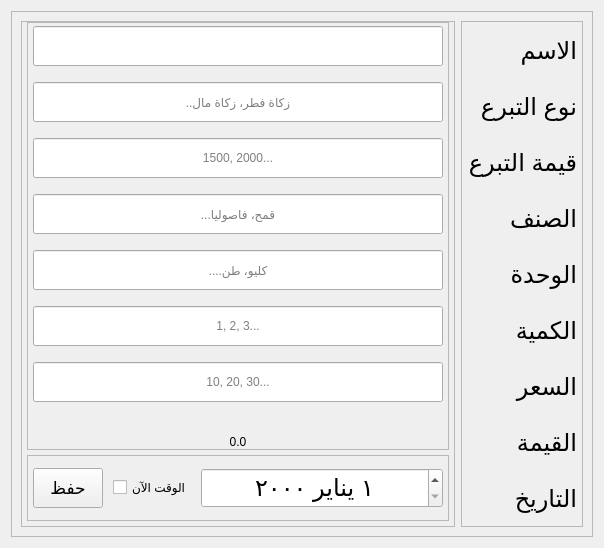
<?xml version="1.0" encoding="UTF-8"?>
<ui version="4.0">
 <class>Form</class>
 <widget class="QWidget" name="Form">
  <property name="geometry">
   <rect>
    <x>0</x>
    <y>0</y>
    <width>604</width>
    <height>548</height>
   </rect>
  </property>
  <property name="minimumSize">
   <size>
    <width>548</width>
    <height>548</height>
   </size>
  </property>
  <property name="windowTitle">
   <string>Form</string>
  </property>
  <property name="styleSheet">
   <string notr="true"/>
  </property>
  <property name="locale">
   <locale language="Arabic" country="Egypt"/>
  </property>
  <layout class="QHBoxLayout" name="horizontalLayout">
   <item>
    <widget class="QFrame" name="windowFrame">
     <property name="sizePolicy">
      <sizepolicy hsizetype="Expanding" vsizetype="Expanding">
       <horstretch>0</horstretch>
       <verstretch>0</verstretch>
      </sizepolicy>
     </property>
     <property name="minimumSize">
      <size>
       <width>50</width>
       <height>0</height>
      </size>
     </property>
     <property name="frameShape">
      <enum>QFrame::StyledPanel</enum>
     </property>
     <property name="frameShadow">
      <enum>QFrame::Raised</enum>
     </property>
     <layout class="QHBoxLayout" name="horizontalLayout_2">
      <item>
       <widget class="QFrame" name="valuesFrame">
        <property name="sizePolicy">
         <sizepolicy hsizetype="Expanding" vsizetype="Expanding">
          <horstretch>0</horstretch>
          <verstretch>0</verstretch>
         </sizepolicy>
        </property>
        <property name="minimumSize">
         <size>
          <width>0</width>
          <height>500</height>
         </size>
        </property>
        <property name="frameShape">
         <enum>QFrame::StyledPanel</enum>
        </property>
        <property name="frameShadow">
         <enum>QFrame::Raised</enum>
        </property>
        <layout class="QVBoxLayout" name="verticalLayout_4">
         <property name="spacing">
          <number>5</number>
         </property>
         <property name="leftMargin">
          <number>5</number>
         </property>
         <property name="topMargin">
          <number>0</number>
         </property>
         <property name="rightMargin">
          <number>5</number>
         </property>
         <property name="bottomMargin">
          <number>5</number>
         </property>
         <item>
          <widget class="QFrame" name="editFrame">
           <property name="sizePolicy">
            <sizepolicy hsizetype="Expanding" vsizetype="Expanding">
             <horstretch>0</horstretch>
             <verstretch>0</verstretch>
            </sizepolicy>
           </property>
           <property name="minimumSize">
            <size>
             <width>0</width>
             <height>0</height>
            </size>
           </property>
           <property name="frameShape">
            <enum>QFrame::StyledPanel</enum>
           </property>
           <property name="frameShadow">
            <enum>QFrame::Raised</enum>
           </property>
           <layout class="QVBoxLayout" name="verticalLayout_3">
            <property name="spacing">
             <number>30</number>
            </property>
            <property name="leftMargin">
             <number>5</number>
            </property>
            <property name="topMargin">
             <number>0</number>
            </property>
            <property name="rightMargin">
             <number>5</number>
            </property>
            <item>
             <widget class="QLineEdit" name="nameEdit">
              <property name="sizePolicy">
               <sizepolicy hsizetype="Expanding" vsizetype="Expanding">
                <horstretch>0</horstretch>
                <verstretch>0</verstretch>
               </sizepolicy>
              </property>
              <property name="minimumSize">
               <size>
                <width>0</width>
                <height>40</height>
               </size>
              </property>
              <property name="maximumSize">
               <size>
                <width>16777215</width>
                <height>20</height>
               </size>
              </property>
              <property name="alignment">
               <set>Qt::AlignCenter</set>
              </property>
             </widget>
            </item>
            <item>
             <widget class="QLineEdit" name="typeEdit">
              <property name="sizePolicy">
               <sizepolicy hsizetype="Expanding" vsizetype="Expanding">
                <horstretch>0</horstretch>
                <verstretch>0</verstretch>
               </sizepolicy>
              </property>
              <property name="minimumSize">
               <size>
                <width>0</width>
                <height>40</height>
               </size>
              </property>
              <property name="maximumSize">
               <size>
                <width>16777215</width>
                <height>20</height>
               </size>
              </property>
              <property name="alignment">
               <set>Qt::AlignCenter</set>
              </property>
              <property name="placeholderText">
               <string>زكاة فطر، زكاة مال..</string>
              </property>
             </widget>
            </item>
            <item>
             <widget class="QLineEdit" name="valueEdit">
              <property name="sizePolicy">
               <sizepolicy hsizetype="Expanding" vsizetype="Expanding">
                <horstretch>0</horstretch>
                <verstretch>0</verstretch>
               </sizepolicy>
              </property>
              <property name="minimumSize">
               <size>
                <width>0</width>
                <height>40</height>
               </size>
              </property>
              <property name="maximumSize">
               <size>
                <width>16777215</width>
                <height>20</height>
               </size>
              </property>
              <property name="alignment">
               <set>Qt::AlignCenter</set>
              </property>
              <property name="placeholderText">
               <string>1500, 2000...</string>
              </property>
             </widget>
            </item>
            <item>
             <widget class="QLineEdit" name="donationTypeEdit">
              <property name="sizePolicy">
               <sizepolicy hsizetype="Expanding" vsizetype="Expanding">
                <horstretch>0</horstretch>
                <verstretch>0</verstretch>
               </sizepolicy>
              </property>
              <property name="minimumSize">
               <size>
                <width>0</width>
                <height>40</height>
               </size>
              </property>
              <property name="maximumSize">
               <size>
                <width>16777215</width>
                <height>20</height>
               </size>
              </property>
              <property name="alignment">
               <set>Qt::AlignCenter</set>
              </property>
              <property name="placeholderText">
               <string>قمح، فاصوليا...</string>
              </property>
             </widget>
            </item>
            <item>
             <widget class="QLineEdit" name="unitEdit">
              <property name="sizePolicy">
               <sizepolicy hsizetype="Expanding" vsizetype="Expanding">
                <horstretch>0</horstretch>
                <verstretch>0</verstretch>
               </sizepolicy>
              </property>
              <property name="minimumSize">
               <size>
                <width>0</width>
                <height>40</height>
               </size>
              </property>
              <property name="maximumSize">
               <size>
                <width>16777215</width>
                <height>20</height>
               </size>
              </property>
              <property name="alignment">
               <set>Qt::AlignCenter</set>
              </property>
              <property name="placeholderText">
               <string>كليو، طن....</string>
              </property>
             </widget>
            </item>
            <item>
             <widget class="QLineEdit" name="quantityEdit">
              <property name="sizePolicy">
               <sizepolicy hsizetype="Expanding" vsizetype="Expanding">
                <horstretch>0</horstretch>
                <verstretch>0</verstretch>
               </sizepolicy>
              </property>
              <property name="minimumSize">
               <size>
                <width>0</width>
                <height>40</height>
               </size>
              </property>
              <property name="maximumSize">
               <size>
                <width>16777215</width>
                <height>20</height>
               </size>
              </property>
              <property name="alignment">
               <set>Qt::AlignCenter</set>
              </property>
              <property name="placeholderText">
               <string>1, 2, 3...</string>
              </property>
             </widget>
            </item>
            <item>
             <widget class="QLineEdit" name="priceEdit">
              <property name="enabled">
               <bool>true</bool>
              </property>
              <property name="sizePolicy">
               <sizepolicy hsizetype="Expanding" vsizetype="Expanding">
                <horstretch>0</horstretch>
                <verstretch>0</verstretch>
               </sizepolicy>
              </property>
              <property name="minimumSize">
               <size>
                <width>0</width>
                <height>40</height>
               </size>
              </property>
              <property name="maximumSize">
               <size>
                <width>16777215</width>
                <height>20</height>
               </size>
              </property>
              <property name="alignment">
               <set>Qt::AlignCenter</set>
              </property>
              <property name="placeholderText">
               <string>10, 20, 30...</string>
              </property>
             </widget>
            </item>
            <item>
             <widget class="QLabel" name="totalPriceEdit">
              <property name="minimumSize">
               <size>
                <width>0</width>
                <height>40</height>
               </size>
              </property>
              <property name="maximumSize">
               <size>
                <width>16777215</width>
                <height>10</height>
               </size>
              </property>
              <property name="font">
               <font/>
              </property>
              <property name="text">
               <string>0.0</string>
              </property>
              <property name="alignment">
               <set>Qt::AlignCenter</set>
              </property>
             </widget>
            </item>
           </layout>
          </widget>
         </item>
         <item>
          <widget class="QFrame" name="dateFrame">
           <property name="sizePolicy">
            <sizepolicy hsizetype="Expanding" vsizetype="Fixed">
             <horstretch>0</horstretch>
             <verstretch>0</verstretch>
            </sizepolicy>
           </property>
           <property name="minimumSize">
            <size>
             <width>0</width>
             <height>66</height>
            </size>
           </property>
           <property name="styleSheet">
            <string notr="true"/>
           </property>
           <property name="frameShape">
            <enum>QFrame::StyledPanel</enum>
           </property>
           <property name="frameShadow">
            <enum>QFrame::Raised</enum>
           </property>
           <layout class="QHBoxLayout" name="horizontalLayout_3">
            <property name="spacing">
             <number>10</number>
            </property>
            <property name="leftMargin">
             <number>5</number>
            </property>
            <property name="topMargin">
             <number>0</number>
            </property>
            <property name="rightMargin">
             <number>5</number>
            </property>
            <property name="bottomMargin">
             <number>0</number>
            </property>
            <item>
             <widget class="QPushButton" name="saveButton">
              <property name="sizePolicy">
               <sizepolicy hsizetype="Expanding" vsizetype="Expanding">
                <horstretch>0</horstretch>
                <verstretch>0</verstretch>
               </sizepolicy>
              </property>
              <property name="minimumSize">
               <size>
                <width>70</width>
                <height>40</height>
               </size>
              </property>
              <property name="maximumSize">
               <size>
                <width>70</width>
                <height>40</height>
               </size>
              </property>
              <property name="font">
               <font>
                <family>Arial</family>
                <pointsize>13</pointsize>
               </font>
              </property>
              <property name="cursor">
               <cursorShape>PointingHandCursor</cursorShape>
              </property>
              <property name="text">
               <string>حفظ</string>
              </property>
              <property name="icon">
               <iconset resource="../assets/resources.qrc">
                <normaloff>:/icons/icons/save.png</normaloff>:/icons/icons/save.png</iconset>
              </property>
             </widget>
            </item>
            <item>
             <widget class="QCheckBox" name="timeNowBox">
              <property name="cursor">
               <cursorShape>PointingHandCursor</cursorShape>
              </property>
              <property name="layoutDirection">
               <enum>Qt::LeftToRight</enum>
              </property>
              <property name="styleSheet">
               <string notr="true"/>
              </property>
              <property name="text">
               <string>الوقت الآن</string>
              </property>
             </widget>
            </item>
            <item>
             <widget class="QDateEdit" name="dateEdit">
              <property name="sizePolicy">
               <sizepolicy hsizetype="Expanding" vsizetype="Expanding">
                <horstretch>0</horstretch>
                <verstretch>0</verstretch>
               </sizepolicy>
              </property>
              <property name="minimumSize">
               <size>
                <width>0</width>
                <height>40</height>
               </size>
              </property>
              <property name="maximumSize">
               <size>
                <width>16777215</width>
                <height>40</height>
               </size>
              </property>
              <property name="font">
               <font>
                <family>Arial</family>
                <pointsize>18</pointsize>
               </font>
              </property>
              <property name="alignment">
               <set>Qt::AlignCenter</set>
              </property>
             </widget>
            </item>
           </layout>
          </widget>
         </item>
        </layout>
       </widget>
      </item>
      <item>
       <widget class="QFrame" name="labelsFrame">
        <property name="frameShape">
         <enum>QFrame::StyledPanel</enum>
        </property>
        <property name="frameShadow">
         <enum>QFrame::Raised</enum>
        </property>
        <layout class="QVBoxLayout" name="verticalLayout">
         <property name="spacing">
          <number>0</number>
         </property>
         <property name="leftMargin">
          <number>5</number>
         </property>
         <property name="topMargin">
          <number>0</number>
         </property>
         <property name="rightMargin">
          <number>5</number>
         </property>
         <property name="bottomMargin">
          <number>0</number>
         </property>
         <item>
          <widget class="QLabel" name="nameLabel">
           <property name="font">
            <font>
             <family>Arial</family>
             <pointsize>18</pointsize>
            </font>
           </property>
           <property name="text">
            <string>الاسم</string>
           </property>
          </widget>
         </item>
         <item>
          <widget class="QLabel" name="typeLabel">
           <property name="font">
            <font>
             <family>Arial</family>
             <pointsize>18</pointsize>
            </font>
           </property>
           <property name="text">
            <string>نوع التبرع</string>
           </property>
          </widget>
         </item>
         <item>
          <widget class="QLabel" name="valueLabel">
           <property name="font">
            <font>
             <family>Arial</family>
             <pointsize>18</pointsize>
            </font>
           </property>
           <property name="text">
            <string>قيمة التبرع</string>
           </property>
          </widget>
         </item>
         <item>
          <widget class="QLabel" name="donationTypeLabel">
           <property name="font">
            <font>
             <family>Arial</family>
             <pointsize>18</pointsize>
            </font>
           </property>
           <property name="text">
            <string>الصنف</string>
           </property>
          </widget>
         </item>
         <item>
          <widget class="QLabel" name="unitLabel">
           <property name="font">
            <font>
             <family>Arial</family>
             <pointsize>18</pointsize>
            </font>
           </property>
           <property name="text">
            <string>الوحدة</string>
           </property>
          </widget>
         </item>
         <item>
          <widget class="QLabel" name="quantityLabel">
           <property name="font">
            <font>
             <family>Arial</family>
             <pointsize>18</pointsize>
            </font>
           </property>
           <property name="text">
            <string>الكمية</string>
           </property>
          </widget>
         </item>
         <item>
          <widget class="QLabel" name="priceLabel">
           <property name="font">
            <font>
             <family>Arial</family>
             <pointsize>18</pointsize>
            </font>
           </property>
           <property name="text">
            <string>السعر</string>
           </property>
          </widget>
         </item>
         <item>
          <widget class="QLabel" name="totalPriceLabel">
           <property name="font">
            <font>
             <family>Arial</family>
             <pointsize>18</pointsize>
            </font>
           </property>
           <property name="text">
            <string>القيمة</string>
           </property>
          </widget>
         </item>
         <item>
          <widget class="QLabel" name="dateLabel">
           <property name="font">
            <font>
             <family>Arial</family>
             <pointsize>18</pointsize>
            </font>
           </property>
           <property name="text">
            <string>التاريخ</string>
           </property>
          </widget>
         </item>
        </layout>
       </widget>
      </item>
     </layout>
    </widget>
   </item>
  </layout>
 </widget>
 <resources>
  <include location="../assets/resources.qrc"/>
 </resources>
 <connections/>
</ui>
